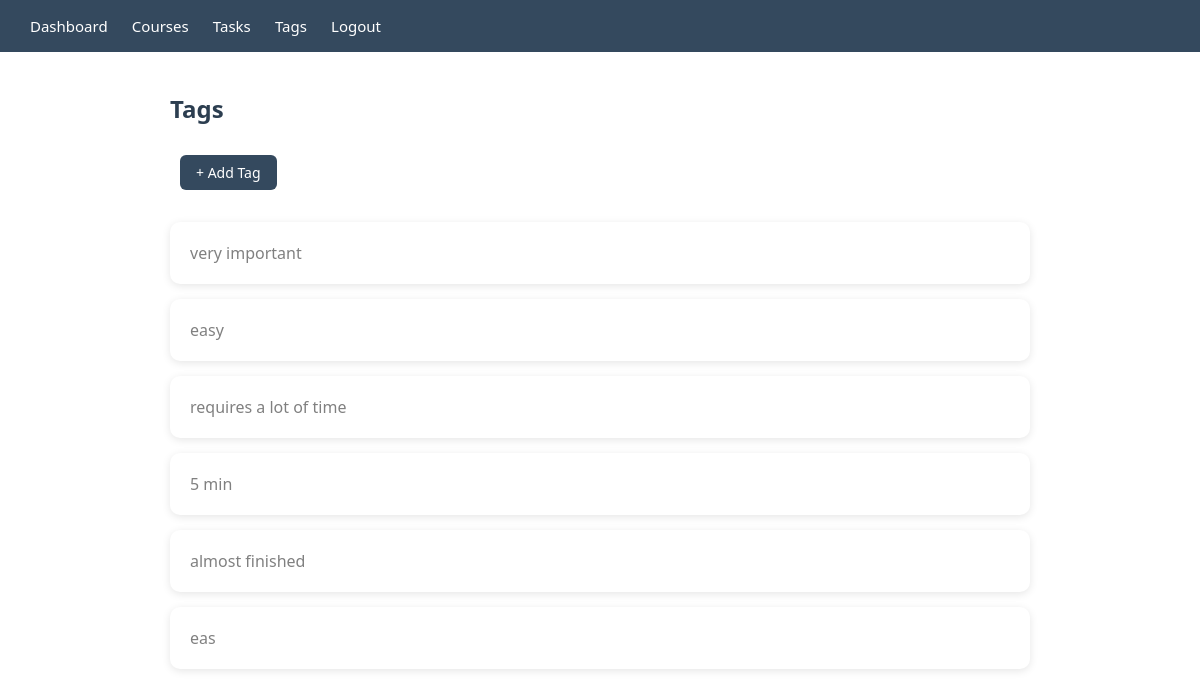
Screenshot of /tags/ (signed in) with the database file from the repository.
### planner/models.py (models this page shows, shortened)
class BaseModel(models.Model):
    created_at = models.DateTimeField(auto_now_add=True)
    updated_at = models.DateTimeField(auto_now=True)
    class Meta:
        abstract = True

class Tag(BaseModel):
    name = models.CharField(max_length=50)

### planner/views.py (the view)
# urls.py: path('tags/', views.tag_list, name='tag_list'),
@login_required
def tag_list(request):
    tags = Tag.objects.all()
    return render(request, 'tags.html', {'tags': tags})

### planner/context_processors.py (called while the page is built)
def weather_processor(request):
    if not request.user.is_authenticated:
        return {}
    try:
        ip_response = requests.get('http://ip-api.com/json/', timeout=3)
        ip_data = ip_response.json()
        city = ip_data.get('city', 'Vienna')
        url = "https://api.openweathermap.org/data/2.5/weather"
        response = requests.get(url, params={
            'q': city,
            'appid': settings.OPENWEATHER_API_KEY,
            'units': 'metric'
        }, timeout=3)
        data = response.json()
        weather = {
            'city': city,
            'temperature': round(data['main']['temp']),
            'condition': data['weather'][0]['description'],
        }
    except:
        weather = None
    return {'weather': weather}

### planner/templates/tags.html
{% extends 'base.html' %}
{% block content %}
    <h2>Tags</h2>
    <a href="/tags/create/" class="btn btn-primary">+ Add Tag</a>
    <br><br>
    {% for tag in tags %}
        <div class="card">
            <p>{{ tag.name }}</p>
        </div>
    {% empty %}
        <div class="card">
            <p>No tags yet.</p>
        </div>
    {% endfor %}
{% endblock %}

### planner/static/css/style.css (style rules this page uses)
* { margin: 0; padding: 0; box-sizing: border-box; }
body { font-family: 'Segoe UI', sans-serif; background-color: white; color: grey; }
h2 { margin-bottom: 20px; color: #2c3e50; }
.card { background: white; border-radius: 10px; padding: 20px; margin-bottom: 15px; box-shadow: 0 2px 8px rgba(0,0,0,0.1); }
.btn { display: inline-block; padding: 8px 16px; border-radius: 6px; text-decoration: none; font-size: 14px; cursor: pointer; border: none; }
.btn-primary { margin: 10px; background-color: #34495e; color: white; }

### rows the page displays
Tag: name "very important"
Tag: name "easy"
Tag: name "requires a lot of time"
Tag: name "5 min"
Tag: name "almost finished"
Tag: name "eas"
